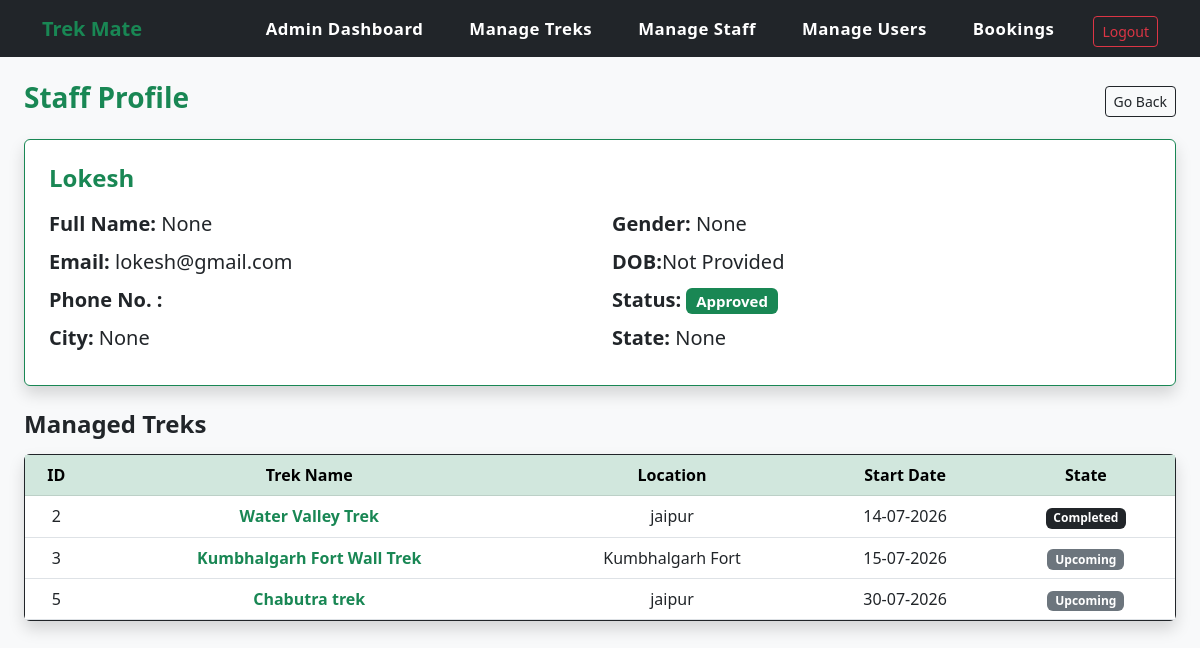
The app's page /admin/staff_profile/3 (signed in) with its own data.
### app.py (models this page shows)
class User(db.Model):
    __tablename__ = 'trekmate_user'
    id = db.Column(db.Integer, primary_key=True)
    username = db.Column(db.String(60), unique=True, nullable=False)
    email = db.Column(db.String(100), unique=True, nullable=False)
    password = db.Column(db.String(120), nullable=False)
    role = db.Column(db.String(10), nullable=False, default='trekker')
    status = db.Column(db.String(15), default='Active')
    full_name = db.Column(db.String(120))
    phone_number = db.Column(db.String(20), default="")
    gender = db.Column(db.String(10))
    date_of_birth = db.Column(db.Date)
    city = db.Column(db.String(50))
    state = db.Column(db.String(50))
    bio = db.Column(db.Text, default="")
    staff_profile = db.relationship('StaffProfile', backref='user', uselist=False, cascade="all, delete-orphan")
    bookings = db.relationship('Booking', backref='user', lazy=True)

class StaffProfile(db.Model):
    __tablename__ = 'trekmate_staff'
    id = db.Column(db.Integer, primary_key=True)
    user_id = db.Column(db.Integer, db.ForeignKey('trekmate_user.id'), nullable=False)
    status = db.Column(db.String(15), default='pending')
    treks = db.relationship('Trek', backref='staff', lazy=True)

class Trek(db.Model):
    __tablename__ = 'trekmate_treks'
    id = db.Column(db.Integer, primary_key=True)
    name = db.Column(db.String(100), nullable=False)
    location = db.Column(db.String(100), nullable=False)
    state = db.Column(db.String(50), nullable=False)
    country = db.Column(db.String(50), nullable=False, default='India')
    description = db.Column(db.Text, nullable=True)
    duration = db.Column(db.Integer, nullable=False)
    difficulty = db.Column(db.String(20), nullable=False)
    available_slots = db.Column(db.Integer, nullable=False)
    requested_slots = db.Column(db.Integer, nullable=True)
    price = db.Column(db.Float, nullable=False, default=0.0)
    status = db.Column(db.String(15), nullable=False, default='Upcoming')
    start_date = db.Column(db.Date, nullable=False)
    end_date = db.Column(db.Date, nullable=False)
    staff_id = db.Column(db.Integer, db.ForeignKey('trekmate_staff.id'))
    bookings = db.relationship('Booking', backref='trek', lazy=True)

### app.py (the view)
@app.route("/admin/staff_profile/<int:staff_id>")
def staff_profile(staff_id):
    if session.get('user_id') == None or session.get('role') != 'admin':
        return redirect(url_for('login'))
    staff = StaffProfile.query.get(staff_id)
    if staff == None:
        flash("Staff profile not found!", "error")
        return redirect(url_for('manage_treks'))
    return render_template("staff_profile.html", staff=staff, today=date.today())

### templates/staff_profile.html
{% extends 'base.html' %}
{% block content %}
<div class="row mb-3 align-items-center">
    <div class="col-md-6">
        <h3 class="text-success fw-bold">Staff Profile</h3>
    </div>
    <div class="col-md-6 text-end">
        <a href="{{ url_for('manage_staff') }}" class="btn btn-outline-dark btn-sm">Go Back</a>
    </div>
</div>
<div class="card shadow border-success mb-4">
    <div class="card-body p-4">
        <h4 class="fw-bold text-success mb-3">{{ staff.user.username }}</h4>
        <div class="row fs-5">
            <div class="col-md-6">
                <p class="mb-2"><strong>Full Name:</strong> {{ staff.user.name | default('None') }}</p>
                <p class="mb-2"><strong>Email:</strong> {{ staff.user.email }}</p>
                <p class="mb-2"><strong>Phone No. :</strong> {{ staff.user.phone_number }}</p>
                <p class="mb-2"><strong>City:</strong> {{ staff.user.city }}</p>
            </div>
            <div class="col-md-6">
                <p class="mb-2"><strong>Gender:</strong> {{ staff.user.gender | default('Not Provided') }}</p>
                <p class="mb-2"><strong>DOB:</strong>{% if staff.user.date_of_birth %}{{ staff.user.date_of_birth.strftime('%d-%m-%Y') }}{% else %}Not Provided{% endif %} </p>
                <p class="mb-2"><strong>Status:</strong> <span class="badge bg-success">{{ staff.status }}</span></p>
                <p class="mb-2"><strong>State:</strong> {{ staff.user.state }}</p>
            </div>
        </div>
    </div>
</div>
<h4 class="text-dark fw-bold mb-3">Managed Treks</h4>
<div class="card shadow border-dark">
    <div class="card-body p-0 table-responsive">
        {% if staff.treks %}
            <table class="table table-hover mb-0 text-center align-middle">
                <thead class="table-success">
                    <tr>
                        <th>ID</th>
                        <th>Trek Name</th>
                        <th>Location</th>
                        <th>Start Date</th>
                        <th>State</th>
                    </tr>
                </thead>
                <tbody>
                    {% for trek in staff.treks %}
                    <tr>
                        <td>{{ trek.id }}</td>
                        <td class="fw-bold text-success">{{ trek.name }}</td>
                        <td>{{ trek.location }}</td>
                        <td>{{ trek.start_date.strftime('%d-%m-%Y') }}</td>
                        <td>
                            {% if trek.status == 'Upcoming' or trek.status == 'Closed' %}
                                <span class="badge bg-secondary">Upcoming</span>
                            {% elif trek.status == 'Ongoing' %}
                                <span class="badge bg-success">Ongoing</span>
                            {% elif trek.status == 'Completed' %}
                                <span class="badge bg-dark">Completed</span>
                            {% else %}
                                <span class="badge bg-warning text-dark">{{ trek.status }}</span>
                            {% endif %}
                        </td>
                    </tr>
                    {% endfor %}
                </tbody>
            </table>
        {% else %}
            <div class="alert alert-light text-center m-3 text-muted">No treks have been assigned to this staff member yet.</div>
        {% endif %}
    </div>
</div>
{% endblock %}

### records on screen
User: user.username "Lokesh", user.email "lokesh@gmail.com", user.city "None", user.gender "None", user.state "None"
StaffProfile: status "Approved"
Trek: id "2", name "Water Valley Trek", location "jaipur", start_date "14-07-2026", status "Completed"
Trek: id "3", name "Kumbhalgarh Fort Wall Trek", location "Kumbhalgarh Fort", start_date "15-07-2026", status "Upcoming"
Trek: id "5", name "Chabutra trek", location "jaipur", start_date "30-07-2026", status "Upcoming"

### other values on screen
{{ staff.user.name | default('None') }} "None"
